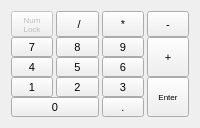
      <widget class="QFrame" name="frameNumPad">
       <property name="frameShape">
        <enum>QFrame::NoFrame</enum>
       </property>
       <property name="lineWidth">
        <number>1</number>
       </property>
       <layout class="QGridLayout" name="layoutNumPad">
        <property name="horizontalSpacing">
         <number>3</number>
        </property>
        <property name="verticalSpacing">
         <number>0</number>
        </property>
        <item row="0" column="1">
         <widget class="QToolButton" name="btnDivide">
          <property name="sizePolicy">
           <sizepolicy hsizetype="Expanding" vsizetype="Expanding">
            <horstretch>0</horstretch>
            <verstretch>0</verstretch>
           </sizepolicy>
          </property>
          <property name="font">
           <font>
            <pointsize>8</pointsize>
           </font>
          </property>
          <property name="accessibleName">
           <string>0x2f</string>
          </property>
          <property name="text">
           <string>  / </string>
          </property>
          <property name="autoRepeat">
           <bool>true</bool>
          </property>
         </widget>
        </item>
        <item row="0" column="2">
         <widget class="QToolButton" name="btnMultiply">
          <property name="sizePolicy">
           <sizepolicy hsizetype="Expanding" vsizetype="Expanding">
            <horstretch>0</horstretch>
            <verstretch>0</verstretch>
           </sizepolicy>
          </property>
          <property name="font">
           <font>
            <pointsize>8</pointsize>
           </font>
          </property>
          <property name="accessibleName">
           <string>0x2a</string>
          </property>
          <property name="text">
           <string> * </string>
          </property>
          <property name="autoRepeat">
           <bool>true</bool>
          </property>
         </widget>
        </item>
        <item row="0" column="3">
         <widget class="QToolButton" name="btnSubtraction">
          <property name="sizePolicy">
           <sizepolicy hsizetype="Expanding" vsizetype="Expanding">
            <horstretch>0</horstretch>
            <verstretch>0</verstretch>
           </sizepolicy>
          </property>
          <property name="font">
           <font>
            <pointsize>8</pointsize>
           </font>
          </property>
          <property name="accessibleName">
           <string>0x2d</string>
          </property>
          <property name="text">
           <string>-</string>
          </property>
          <property name="autoRepeat">
           <bool>true</bool>
          </property>
         </widget>
        </item>
        <item row="1" column="0">
         <widget class="QToolButton" name="btnNum7">
          <property name="sizePolicy">
           <sizepolicy hsizetype="Expanding" vsizetype="Expanding">
            <horstretch>0</horstretch>
            <verstretch>0</verstretch>
           </sizepolicy>
          </property>
          <property name="font">
           <font>
            <pointsize>8</pointsize>
           </font>
          </property>
          <property name="accessibleName">
           <string>0x37</string>
          </property>
          <property name="text">
           <string>7</string>
          </property>
          <property name="autoRepeat">
           <bool>true</bool>
          </property>
         </widget>
        </item>
        <item row="1" column="1">
         <widget class="QToolButton" name="btnNum8">
          <property name="sizePolicy">
           <sizepolicy hsizetype="Expanding" vsizetype="Expanding">
            <horstretch>0</horstretch>
            <verstretch>0</verstretch>
           </sizepolicy>
          </property>
          <property name="font">
           <font>
            <pointsize>8</pointsize>
           </font>
          </property>
          <property name="accessibleName">
           <string>0x38</string>
          </property>
          <property name="text">
           <string>8</string>
          </property>
          <property name="autoRepeat">
           <bool>true</bool>
          </property>
         </widget>
        </item>
        <item row="1" column="2">
         <widget class="QToolButton" name="btnNum9">
          <property name="sizePolicy">
           <sizepolicy hsizetype="Expanding" vsizetype="Expanding">
            <horstretch>0</horstretch>
            <verstretch>0</verstretch>
           </sizepolicy>
          </property>
          <property name="font">
           <font>
            <pointsize>8</pointsize>
           </font>
          </property>
          <property name="accessibleName">
           <string>0x39</string>
          </property>
          <property name="text">
           <string>9</string>
          </property>
          <property name="autoRepeat">
           <bool>true</bool>
          </property>
         </widget>
        </item>
        <item row="2" column="0">
         <widget class="QToolButton" name="btnNum4">
          <property name="sizePolicy">
           <sizepolicy hsizetype="Expanding" vsizetype="Expanding">
            <horstretch>0</horstretch>
            <verstretch>0</verstretch>
           </sizepolicy>
          </property>
          <property name="font">
           <font>
            <pointsize>8</pointsize>
           </font>
          </property>
          <property name="accessibleName">
           <string>0x34</string>
          </property>
          <property name="text">
           <string>4</string>
          </property>
          <property name="autoRepeat">
           <bool>true</bool>
          </property>
         </widget>
        </item>
        <item row="2" column="1">
         <widget class="QToolButton" name="btnNum5">
          <property name="sizePolicy">
           <sizepolicy hsizetype="Expanding" vsizetype="Expanding">
            <horstretch>0</horstretch>
            <verstretch>0</verstretch>
           </sizepolicy>
          </property>
          <property name="font">
           <font>
            <pointsize>8</pointsize>
           </font>
          </property>
          <property name="accessibleName">
           <string>0x35</string>
          </property>
          <property name="text">
           <string>5</string>
          </property>
          <property name="autoRepeat">
           <bool>true</bool>
          </property>
         </widget>
        </item>
        <item row="2" column="2">
         <widget class="QToolButton" name="btnNum6">
          <property name="sizePolicy">
           <sizepolicy hsizetype="Expanding" vsizetype="Expanding">
            <horstretch>0</horstretch>
            <verstretch>0</verstretch>
           </sizepolicy>
          </property>
          <property name="font">
           <font>
            <pointsize>8</pointsize>
           </font>
          </property>
          <property name="accessibleName">
           <string>0x36</string>
          </property>
          <property name="text">
           <string>6</string>
          </property>
          <property name="autoRepeat">
           <bool>true</bool>
          </property>
         </widget>
        </item>
        <item row="1" column="3" rowspan="2">
         <widget class="QToolButton" name="btnSum">
          <property name="sizePolicy">
           <sizepolicy hsizetype="Expanding" vsizetype="Expanding">
            <horstretch>0</horstretch>
            <verstretch>0</verstretch>
           </sizepolicy>
          </property>
          <property name="font">
           <font>
            <pointsize>8</pointsize>
           </font>
          </property>
          <property name="accessibleName">
           <string>0x2b</string>
          </property>
          <property name="text">
           <string>+</string>
          </property>
          <property name="autoRepeat">
           <bool>true</bool>
          </property>
         </widget>
        </item>
        <item row="3" column="0">
         <widget class="QToolButton" name="btnNum1">
          <property name="sizePolicy">
           <sizepolicy hsizetype="Expanding" vsizetype="Expanding">
            <horstretch>0</horstretch>
            <verstretch>0</verstretch>
           </sizepolicy>
          </property>
          <property name="font">
           <font>
            <pointsize>8</pointsize>
           </font>
          </property>
          <property name="accessibleName">
           <string>0x31</string>
          </property>
          <property name="text">
           <string>1</string>
          </property>
          <property name="autoRepeat">
           <bool>true</bool>
          </property>
         </widget>
        </item>
        <item row="3" column="1">
         <widget class="QToolButton" name="btnNum2">
          <property name="sizePolicy">
           <sizepolicy hsizetype="Expanding" vsizetype="Expanding">
            <horstretch>0</horstretch>
            <verstretch>0</verstretch>
           </sizepolicy>
          </property>
          <property name="font">
           <font>
            <pointsize>8</pointsize>
           </font>
          </property>
          <property name="accessibleName">
           <string>0x32</string>
          </property>
          <property name="text">
           <string>2</string>
          </property>
          <property name="autoRepeat">
           <bool>true</bool>
          </property>
         </widget>
        </item>
        <item row="3" column="2">
         <widget class="QToolButton" name="btnNum3">
          <property name="sizePolicy">
           <sizepolicy hsizetype="Expanding" vsizetype="Expanding">
            <horstretch>0</horstretch>
            <verstretch>0</verstretch>
           </sizepolicy>
          </property>
          <property name="font">
           <font>
            <pointsize>8</pointsize>
           </font>
          </property>
          <property name="accessibleName">
           <string>0x33</string>
          </property>
          <property name="text">
           <string>3</string>
          </property>
          <property name="autoRepeat">
           <bool>true</bool>
          </property>
         </widget>
        </item>
        <item row="4" column="0" colspan="2">
         <widget class="QToolButton" name="btnNum0">
          <property name="sizePolicy">
           <sizepolicy hsizetype="Expanding" vsizetype="Expanding">
            <horstretch>0</horstretch>
            <verstretch>0</verstretch>
           </sizepolicy>
          </property>
          <property name="font">
           <font>
            <pointsize>8</pointsize>
           </font>
          </property>
          <property name="accessibleName">
           <string>0x30</string>
          </property>
          <property name="text">
           <string>0</string>
          </property>
          <property name="autoRepeat">
           <bool>true</bool>
          </property>
         </widget>
        </item>
        <item row="4" column="2">
         <widget class="QToolButton" name="btnNumDot">
          <property name="sizePolicy">
           <sizepolicy hsizetype="Expanding" vsizetype="Expanding">
            <horstretch>0</horstretch>
            <verstretch>0</verstretch>
           </sizepolicy>
          </property>
          <property name="font">
           <font>
            <pointsize>8</pointsize>
           </font>
          </property>
          <property name="accessibleName">
           <string>0x2e</string>
          </property>
          <property name="text">
           <string>.</string>
          </property>
          <property name="autoRepeat">
           <bool>true</bool>
          </property>
         </widget>
        </item>
        <item row="3" column="3" rowspan="2">
         <widget class="QToolButton" name="btnEnter">
          <property name="sizePolicy">
           <sizepolicy hsizetype="Expanding" vsizetype="Expanding">
            <horstretch>0</horstretch>
            <verstretch>0</verstretch>
           </sizepolicy>
          </property>
          <property name="font">
           <font>
            <pointsize>6</pointsize>
           </font>
          </property>
          <property name="accessibleName">
           <string>0x01000005</string>
          </property>
          <property name="text">
           <string>Enter</string>
          </property>
          <property name="autoRepeat">
           <bool>true</bool>
          </property>
         </widget>
        </item>
        <item row="0" column="0">
         <widget class="QToolButton" name="btnNumLock">
          <property name="enabled">
           <bool>false</bool>
          </property>
          <property name="sizePolicy">
           <sizepolicy hsizetype="Expanding" vsizetype="Expanding">
            <horstretch>0</horstretch>
            <verstretch>0</verstretch>
           </sizepolicy>
          </property>
          <property name="font">
           <font>
            <pointsize>6</pointsize>
           </font>
          </property>
          <property name="accessibleName">
           <string>0x01000025</string>
          </property>
          <property name="text">
           <string>Num
Lock</string>
          </property>
          <property name="autoRepeat">
           <bool>true</bool>
          </property>
         </widget>
        </item>
       </layout>
      </widget>
